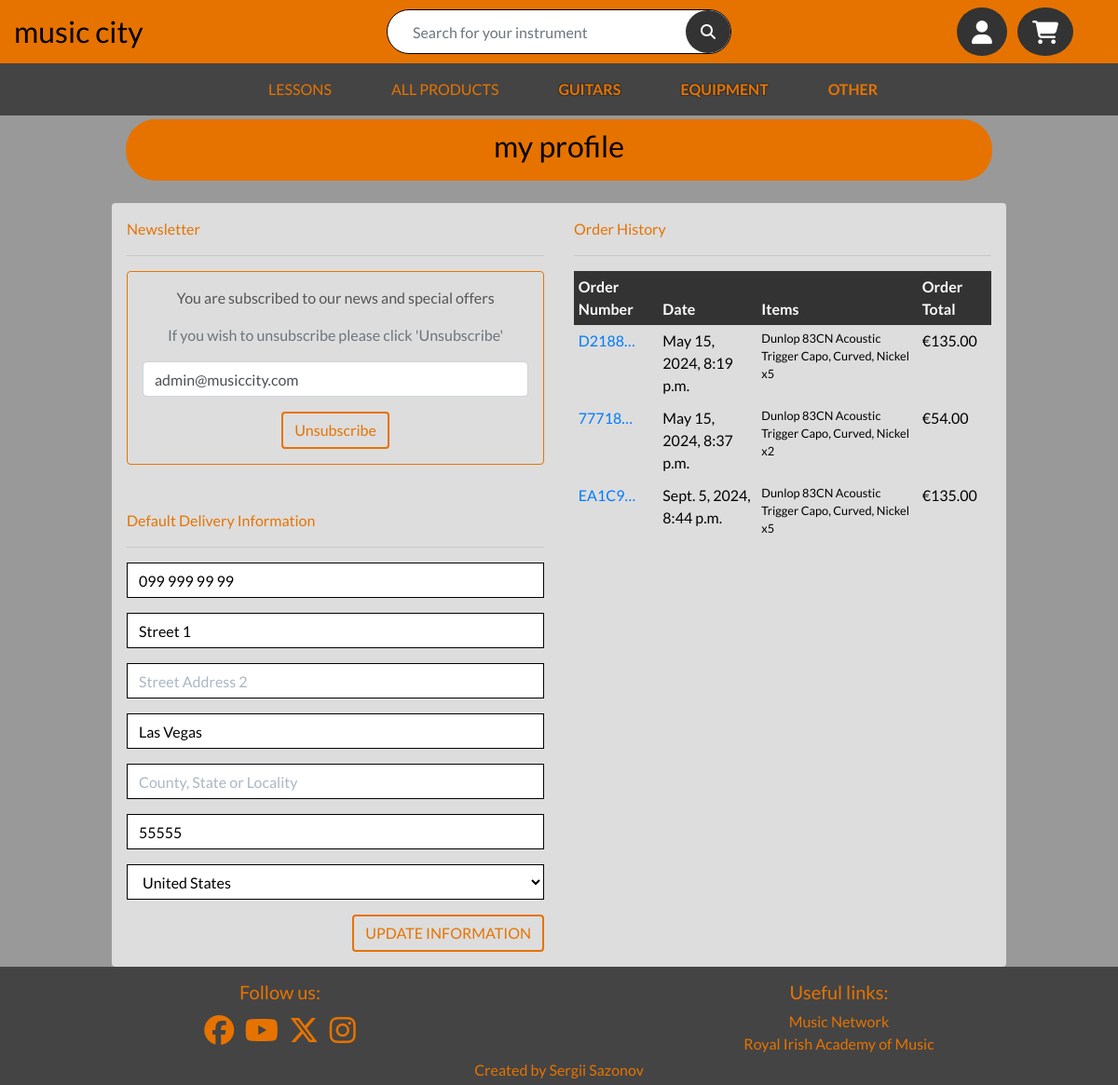
/profile/ (signed in), run on the app's committed database.
### profiles/models.py (models this page shows, shortened)
class UserProfile(models.Model):
    user = models.OneToOneField(User, on_delete=models.CASCADE)
    default_phone_number = models.CharField(max_length=20,
                                            null=True, blank=True)
    default_street_address1 = models.CharField(max_length=80,
                                               null=True, blank=True)
    default_street_address2 = models.CharField(max_length=80,
                                               null=True, blank=True)
    default_town_or_city = models.CharField(max_length=40,
                                            null=True, blank=True)
    default_county = models.CharField(max_length=80,
                                      null=True, blank=True)
    default_postcode = models.CharField(max_length=20,
                                        null=True, blank=True)
    default_country = CountryField(blank_label='Country',
                                   null=True, blank=True)

### checkout/models.py (models this page shows, shortened)
class Order(models.Model):
    order_number = models.CharField(max_length=32, null=False, editable=False)
    user_profile = models.ForeignKey(UserProfile, on_delete=models.SET_NULL,
                                     null=True, blank=True,
                                     related_name='orders')
    full_name = models.CharField(max_length=50, null=False, blank=False)
    email = models.EmailField(max_length=254, null=False, blank=False)
    phone_number = models.CharField(max_length=20, null=False, blank=False)
    country = CountryField(blank_label='Country *', null=False, blank=False)
    postcode = models.CharField(max_length=20, null=True, blank=True)
    town_or_city = models.CharField(max_length=40, null=False, blank=False)
    street_address1 = models.CharField(max_length=80, null=False, blank=False)
    street_address2 = models.CharField(max_length=80, null=True, blank=True)
    county = models.CharField(max_length=80, null=True, blank=True)
    date = models.DateTimeField(auto_now_add=True)
    delivery_cost = models.DecimalField(max_digits=6, decimal_places=2,
                                        null=False, default=0)
    order_total = models.DecimalField(max_digits=10, decimal_places=2,
                                      null=False, default=0)
    grand_total = models.DecimalField(max_digits=10, decimal_places=2,
                                      null=False, default=0)
    original_bag = models.TextField(null=False, blank=False, default='')
    stripe_pid = models.CharField(max_length=254, null=False,
                                  blank=False, default='')

class OrderLineItem(models.Model):
    order = models.ForeignKey(Order, null=False, blank=False,
                              on_delete=models.CASCADE,
                              related_name='lineitems')
    product = models.ForeignKey(Product, null=False, blank=False,
                                on_delete=models.CASCADE)
    quantity = models.IntegerField(null=False, blank=False, default=0)
    lineitem_total = models.DecimalField(max_digits=6, decimal_places=2,
                                         null=False, blank=False,
                                         editable=False)

### products/models.py (models this page shows, shortened)
class Product(models.Model):
    category = models.ForeignKey('Category', null=True,
                                 blank=True, on_delete=models.SET_NULL)
    sku = models.CharField(max_length=254, null=True, blank=True)
    name = models.CharField(max_length=254)
    brand = models.CharField(max_length=30, default='other')
    description = models.TextField()
    price = models.DecimalField(max_digits=6, decimal_places=2)
    old_price = models.DecimalField(max_digits=6, decimal_places=2,
                                    null=True, blank=True)
    image_url = models.URLField(max_length=1024, null=True, blank=True)
    image = CloudinaryField('image', default=None, null=True, blank=True)

### profiles/views.py (the view)
# urls.py: path('profile/', include('profiles.urls')),
def profile(request):
    profile = get_object_or_404(UserProfile, user=request.user)
    if request.method == 'POST':
        form = UserProfileForm(request.POST, instance=profile)
        if form.is_valid():
            form.save()
            messages.success(request, 'Profile updated successfully')
    form = UserProfileForm(instance=profile)
    orders = profile.orders.all()
    if request.user.is_authenticated:
        email = request.user.email
        newsletter = NewsSubscriber.objects.filter(email=email).exists()
    else:
        newsletter = False
    template = 'profiles/profile.html'
    context = {
        'form': form,
        'newsletter': newsletter,
        'orders': orders,
        'on_profile_page': True
    }
    return render(request, template, context)

### profiles/forms.py
class UserProfileForm(forms.ModelForm):
    class Meta:
        model = UserProfile
        exclude = ('user',)
    def __init__(self, *args, **kwargs):
        super().__init__(*args, **kwargs)
        placeholders = {
            'default_phone_number': 'Phone Number',
            'default_postcode': 'Postal Code',
            'default_town_or_city': 'Town or City',
            'default_street_address1': 'Street Address 1',
            'default_street_address2': 'Street Address 2',
            'default_county': 'County, State or Locality',
        }
        self.fields['default_phone_number'].widget.attrs['autofocus'] = True
        for field in self.fields:
            if field != 'default_country':
                if self.fields[field].required:
                    placeholder = f'{placeholders[field]} *'
                else:
                    placeholder = placeholders[field]
                self.fields[field].widget.attrs['placeholder'] = placeholder
            self.fields[field].widget.attrs['class'] = (
                'border-black rounded-0 profile-form-input'
            )
            self.fields[field].label = False

### bag/contexts.py (called while the page is built, shortened)
def bag_contents(request):
    bag_items = []
    total = 0
    product_count = 0
    bag = request.session.get('bag', {})
    if total < settings.FREE_DELIVERY_THRESHOLD:
        delivery = total * Decimal(settings.STANDARD_DELIVERY_PERCENTAGE)/100
        free_delivery_delta = settings.FREE_DELIVERY_THRESHOLD - total
    else:
        delivery = 0
        free_delivery_delta = 0
    grand_total = total + delivery
    context = {
        'bag_items': bag_items,
        'total': total,
        'product_count': product_count,
        'delivery': delivery,
        'free_delivery_delta': free_delivery_delta,
        'free_delivery_threshold': settings.FREE_DELIVERY_THRESHOLD,
        'grand_total': grand_total,
    }
    return context

### profiles/templates/profiles/profile.html (shortened to what this page needs)
{% extends "base.html" %}
{% load static %}
{% block extra_css %}
    <link rel="stylesheet" href="{% static 'profiles/css/profile.css' %}">
{% endblock %}
{% block page_header %}
    <div class="container header-container">
    </div>
{% endblock %}
{% block content %}
    <div class="container">
        <div class="row">
            <div class="col">
                <div class="product-header mb-4">
                    <h2 class="logo-font text-black">My Profile</h2>
                </div>
            </div>
        </div>
        <div class="row light-bg rounded">
            <div class="col-12 col-lg-6 p-3">
                <p class="highlight-color">Newsletter</p>
                <hr>
                <div class="highlight-border rounded text-center p-3 mb-2">
                    {% if newsletter %}
                        <p class="">You are subscribed to our news and special offers</p>
                        <p class="text-muted">If you wish to unsubscribe please click 'Unsubscribe'</p>
                    {% else %}
                        <p class="">Subscribe to our news and special offers!</p>
                        <p class="text-muted">Please enter your email address below and click 'Subscribe'</p>
                    {% endif %}
                    <form method="post"
                          action="{% if newsletter %}{% url 'unsubscribe' %}{% else %}{% url 'subscribe' %}{% endif %}">
                        <div class="form-group">
                            <input type="email" id="email" name="email" class="form-control"
                                   placeholder="Email address" aria-label="Please enter your email address"
                                   value="{{ request.user.email }}">
                        </div>
                        <button class="btn btn-main" type="submit">
                            {% if newsletter %}Unsubscribe{% else %}Subscribe{% endif %}
                        </button>
                    </form>
                </div>
                <p class="highlight-color mt-5">Default Delivery Information</p>
                <hr>
                <form class="mt-3" action="{% url 'profile' %}" method="POST" id="profile-update-form">
                    {{ form|crispy }}
                    <button class="btn btn-main text-uppercase float-right">Update Information</button>
                </form>
            </div>
            <div class="col-12 col-lg-6 p-3">
                <p class="highlight-color">Order History</p>
                <hr>
                <div class="order-history table-responsive">
                    <table class="table table-sm table-borderless text-white">
                        <thead>
                            <tr>
                                <th>Order Number</th>
                                <th>Date</th>
                                <th>Items</th>
                                <th>Order Total</th>
                            </tr>
                        </thead>
                        <tbody class="text-black">
                            {% for order in orders %}
                                <tr>
                                    <td>
                                        <a href="{% url 'order_history' order.order_number %}"
                                        title="{{ order.order_number }}">
                                            {{ order.order_number|truncatechars:6 }}
                                        </a>
                                    </td>
                                    <td>{{ order.date }}</td>
                                    <td>
                                        <ul class="list-unstyled">
                                            {% for item in order.lineitems.all %}
                                                <li class="small">
                                                    {{ item.product.name }} x{{ item.quantity }}
                                                </li>
                                            {% endfor %}
                                        </ul>
                                    </td>
                                    <td>€{{ order.grand_total }}</td>
                                </tr>
                            {% endfor %}
                        </tbody>
                    </table>
                </div>
            </div>
        </div>
    </div>
{% endblock %}

### static/css/base.css (style rules this page uses)
html { height: 100%; }
body { color: #555; background-color: #999; font-family: 'Lato'; }
.logo-font { text-transform: lowercase; }
.light-bg { background-color: #ddd; }
.text-black { color: #000 !important; }
.border-black { border: 1px solid black !important; }
.header-container { padding-top: 5rem; }
.highlight-color { color: #e67300; }
.highlight-border { border: 1px solid #e67300; border-radius: 1rem; }
.product-header { background-color: #e67300; padding: 10px; border-radius: 2rem; text-align: center; }
thead { background-color: #333; }
.btn-main { color: #e67300 !important; background-color: initial; border: 2px solid #e67300; }
@media (min-width: 1200px) { .container { max-width: 80%; } }
@media (min-width: 992px) { .header-container { padding-top: 8rem; } }

### profiles/static/profiles/css/profile.css (style rules this page uses)
.order-history { max-height: 416px; overflow-y: auto; }
#profile-update-form .form-control { color: #000; }
#profile-update-form input::placeholder { color: #aab7c4; }
#id_default_country, #id_default_country option:not(:first-child) { color: #000; }

### data on the page
UserProfile: default_phone_number "099 999 99 99", default_street_address1 "Street 1", default_town_or_city "Las Vegas", default_postcode "55555", default_country "United States"
Order: order_number "D2188…", date "May 15, 2024, 8:19 p.m.", grand_total "135.00"
OrderLineItem: product.name "Dunlop 83CN Acoustic Trigger Capo, Curved, Nickel", quantity "5"
Order: order_number "77718…", date "May 15, 2024, 8:37 p.m.", grand_total "54.00"
OrderLineItem: product.name "Dunlop 83CN Acoustic Trigger Capo, Curved, Nickel", quantity "2"
Order: order_number "EA1C9…", date "Sept. 5, 2024, 8:44 p.m.", grand_total "135.00"
OrderLineItem: product.name "Dunlop 83CN Acoustic Trigger Capo, Curved, Nickel", quantity "5"
